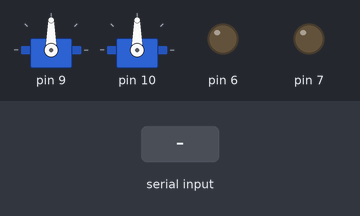
Bench run of a sketch on a simulated Arduino Uno, built with avr-gcc and run on an emulated ATmega328P. On the bench: 2 × servo, output pins drawn as LEDs (lit = HIGH). Dashed ring = blinking. Inputs (shaded band) come from the test bench. What the sketch prints to the serial monitor is not drawn.

Above: at 1.2 s.
1.3 s: "1" received over Serial
At 1.45 s:
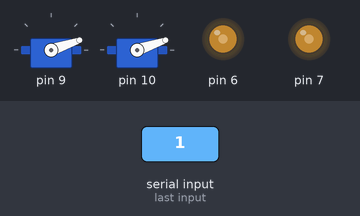
4.3 s: byte 36 (36) received over Serial
7.3 s: byte 40 (40) received over Serial
At 7.94 s:
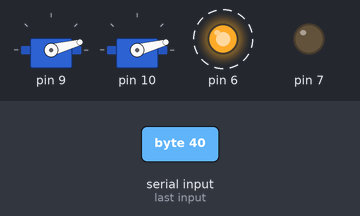
10.3 s: byte 38 (38) received over Serial
At 10.73 s:
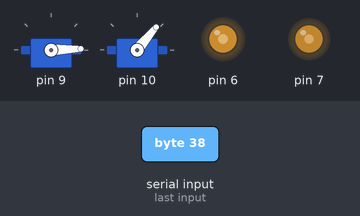
13.3 s: byte 42 (42) received over Serial
At 13.49 s:
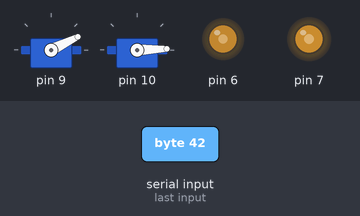
16.3 s: "0" received over Serial
At 16.54 s:
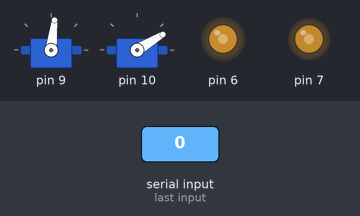
Timing chart, 0 to 22.1 s (numbered marks = the images above; inputs shaded):
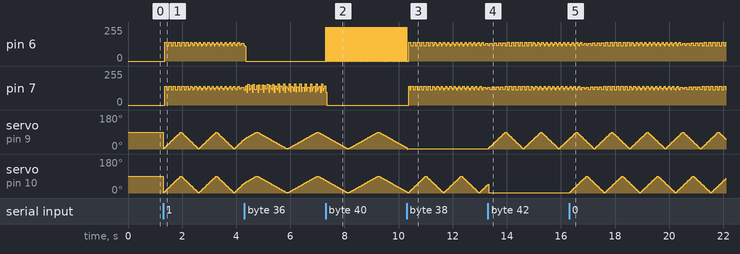

Measured:
- after the input at 7.3 s, pin 6: alternates 255/255 for 0.01 s and 0/255 for 0.01 s, starting at once

The sketch:

maxToArduino.ino.ino
```cpp
// Arduino Serial Tester
// rld, cycling'74, 3.2008
#include <Servo.h>

long randomvalue = 0; // random value
long countervalue = 0; // counter value
int serialvalue; // value for serial input
int serialvalue2; // value for serial input
int started = 0; // flag for whether we've received serial yet

//servo
Servo myservo;
int pos = 0;    // variable to store the servo position
int posMax = 90;

//global bool
int firstPass = 0;
int servo1ctr = 0;
class Sweeper
{
  Servo servo;              // the servo
  int pos;              // current servo position
  int increment;        // increment to move for each interval
  int  updateInterval;      // interval between updates
  unsigned long lastUpdate; // last update of position

public:
  Sweeper(int interval)
  {
    updateInterval = interval;
    increment = 1;
  }
  void setPos(int val){
    pos = val;
  }
  void Attach(int pin)
  {
    servo.attach(pin);
  }

  void Detach()
  {
    servo.detach();
  }

  void Update()
  {
    if((millis() - lastUpdate) > updateInterval)  // time to update
    {
      lastUpdate = millis();
      pos += increment;
      servo.write(pos);
//      Serial.println(pos);
      if ((pos >= 90) || (pos <= 0)) // end of sweep
      {
        // reverse direction
        increment = -increment;
      }
    }
  }
};

class Flasher
{
  // Class Member Variables
  // These are initialized at startup
  int ledPin;      // the number of the LED pin
  long OnTime;     // milliseconds of on-time
  long OffTime;    // milliseconds of off-time

  // These maintain the current state
  int ledState;                 // ledState used to set the LED
  unsigned long previousMillis;   // will store last time LED was updated

  // Constructor - creates a Flasher
  // and initializes the member variables and state
  public:
  Flasher(int pin, long on, long off)
  {
  ledPin = pin;
  pinMode(ledPin, OUTPUT);

  OnTime = on;
  OffTime = off;

  ledState = LOW;
  previousMillis = 0;
  }

  void setState(int val){
    ledState = val;
    Serial.print("helel");
  }
  void Update()
  {
    // check to see if it's time to change the state of the LED
    unsigned long currentMillis = millis();

    if((ledState == HIGH) && (currentMillis - previousMillis >= OnTime))
    {
      ledState = LOW;  // Turn it off
      previousMillis = currentMillis;  // Remember the time
      digitalWrite(ledPin, ledState);  // Update the actual LED
    }
    else if ((ledState == LOW) && (currentMillis - previousMillis >= OffTime))
    {
      ledState = HIGH;  // turn it on
      previousMillis = currentMillis;   // Remember the time
      digitalWrite(ledPin, ledState);   // Update the actual LED
    }
  }
};


Flasher led1(6, 1, 1);
Flasher led2(7, 1, 1);


Sweeper sweeper1(4);
Sweeper sweeper2(4);
void setup()
{
  Serial.begin(9600); // open the arduino serial port

   sweeper1.Attach(9);  // attaches the servo on pin 9 to the servo object
   sweeper2.Attach(10);

   pinMode(6,OUTPUT);
   pinMode(7,OUTPUT);
}

int ctr1 = 0;
int ctr2 = 0;
void loop()
{
  if(Serial.available()) // check to see if there's serial data in the buffer
  {
    serialvalue = Serial.read(); // read a byte of serial data
    serialvalue2 = Serial.read(); // read a byte of serial data
    started = 1; // set the started flag to on
  }

  if(started) // loop once serial data has been received
  {
    Serial.print(serialvalue); // print the counter
    Serial.print(" "); // print a space
    Serial.print(serialvalue2); // print the random value
    Serial.println(); // print a space

//    if(serialvalue == 36 && serialvalue2 != 0 && ctr1 == 0){
//      ctr1 = 1;
//      sweeper1.setPos(1);
//    }
//    else ctr1 = 0;
//
//    if(serialvalue == 40 && serialvalue2 != 0 && ctr2 == 0){
//      ctr1 = 1;
//      sweeper2.setPos(1);
//    }
//    else ctr2 = 0;
//
//    sweeper1.Update();
//    sweeper2.Update();

      if(serialvalue == 36 && serialvalue2 != 0){
//        hasHit = 1;
//        digitalWrite(6,HIGH);

          led1.setState(1);
      }

      if(serialvalue == 40 && serialvalue2 != 0){
//        hasHit = 1;
//        digitalWrite(6,HIGH);

          led2.setState(1);
      }

      if(serialvalue == 38 && serialvalue2 != 0){
//        hasHit = 1;
//        digitalWrite(6,HIGH);

          sweeper1.setPos(1);
      }

      if(serialvalue == 42 && serialvalue2 != 0){
//        hasHit = 1;
//        digitalWrite(6,HIGH);

          sweeper2.setPos(1);
      }


      led1.Update();
      led2.Update();
      sweeper1.Update();
      sweeper2.Update();
//    randomvalue = random(1000); // pick a new random number
//    Serial.print(countervalue); // print the counter
//    Serial.print(" "); // print a space
//    Serial.print(randomvalue); // print the random value
//    Serial.print(" "); // print a space
//    Serial.print(serialvalue); // echo the received serial value
//    Serial.println(); // print a line-feed
//    countervalue = (countervalue+1)%1000; // increment the counter
    //delay(100); // pause

  }
}
```
